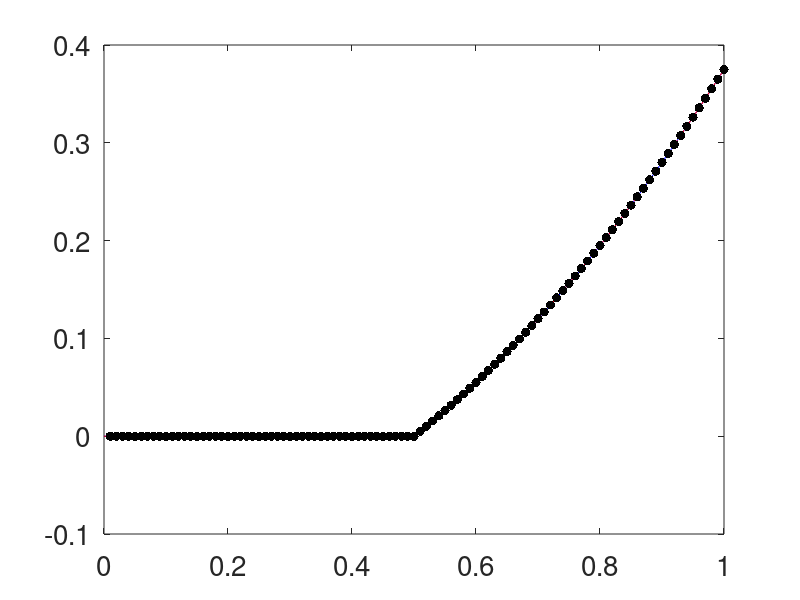

This figure's MATLAB source:
%Cones and Kernel Approximation for Guarantees
%% Preliminaries
clear all
close all
format compact
set(0,'defaultaxesfontsize',20,'defaulttextfontsize',20)
a=pi;
%testfun=@(x) exp(a*x)-1;
testfun=@(x) (x.^2/2-1/8).*(x>1/2);
tau=pi;
epsilon = 1e-2;

%% Kernel
gamma=1;
kernel=@(x,t) gamma*bsxfun(@min,x,t');

%% Data and spline approximation
n=100
xnode=linspace(1/n,1,n)';
Kmat=kernel(xnode,xnode);
condK=cond(Kmat)
y=testfun(xnode);
c=Kmat\y;
splinef=@(x) kernel(x,xnode)*c;

%% Plot of test function and spline
nplot=500;
xplot=linspace(0,1,nplot)';
plot(xplot,testfun(xplot),'b-',...
    xplot,splinef(xplot),'r--',...
    xnode,y,'k.','markersize',20,...
    'linewidth',3)
ntest=1007;
xtest=linspace(0,1,ntest)';

%% Root mean square error
error2=sqrt(mean((testfun(xtest)-splinef(xtest)).^2))
error_sup=max(abs(testfun(xtest)-splinef(xtest)))
%normHsplinef=sqrt(c'*y)
xtPlus=bsxfun(@plus,xnode,xnode');
xtTimes=bsxfun(@times,xnode,xnode');
xtMin=bsxfun(@min,xnode,xnode');
xtMax=bsxfun(@max,xnode,xnode');
Ktildemat = gamma^2*(xtMin.^3/3+xtMin.*(xtMax.^2-xtMin.^2)/2+xtTimes.*(1-xtMax));
condKtilde=cond(Ktildemat)
traceKK=trace(Ktildemat/Kmat)
Herrbd=sqrt(gamma/2-traceKK)
%guesserrest=Herrbd*normHsplinef

%% Algorithm 1 Stage 1
normTsplinef=sqrt(c'*Ktildemat*c);
%htilde=sqrt(2*a^2-trace(Htildemat/Kmat))
ErrBound = tau*Herrbd*normTsplinef/(1-tau*Herrbd)
